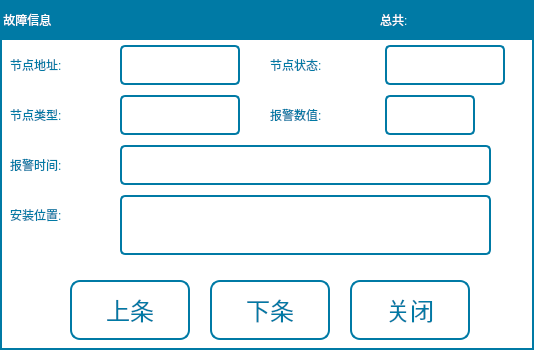
<?xml version="1.0" encoding="UTF-8"?>
<ui version="4.0">
 <class>StateInfo</class>
 <widget class="QDialog" name="StateInfo">
  <property name="geometry">
   <rect>
    <x>0</x>
    <y>0</y>
    <width>534</width>
    <height>350</height>
   </rect>
  </property>
  <property name="windowTitle">
   <string>Dialog</string>
  </property>
  <property name="styleSheet">
   <string notr="true">QDialog{
border:2px solid rgb(0, 122, 165);
border-radius:0px;
background-color: rgb(255, 255, 255);
}

QToolButton{
font: 18pt &quot;文泉驿等宽微米黑&quot;;
color:rgb(0, 122, 165);
border:2px solid rgb(0, 122, 165);
border-radius:10px;
background-color: rgb(255, 255, 255);
}
QLabel{
font: 12pt &quot;DejaVu Sans&quot;;
color: rgb(0, 122, 165);
}
QLabel#lbArea{
font: 14pt &quot;文泉驿等宽微米黑&quot;;
border:2px solid rgb(0, 122, 165);
border-radius:5px;
}</string>
  </property>
  <widget class="QLabel" name="lbTimeValue">
   <property name="geometry">
    <rect>
     <x>120</x>
     <y>145</y>
     <width>371</width>
     <height>40</height>
    </rect>
   </property>
   <property name="font">
    <font>
     <family>文泉驿等宽微米黑</family>
     <pointsize>16</pointsize>
     <weight>50</weight>
     <italic>false</italic>
     <bold>false</bold>
    </font>
   </property>
   <property name="styleSheet">
    <string notr="true">QLabel{
font: 16pt &quot;文泉驿等宽微米黑&quot;;
color: rgb(0, 0, 0);
border:2px solid rgb(0, 122, 165);
border-radius:5px;
}</string>
   </property>
   <property name="text">
    <string/>
   </property>
  </widget>
  <widget class="QLabel" name="label_3">
   <property name="geometry">
    <rect>
     <x>505</x>
     <y>5</y>
     <width>25</width>
     <height>30</height>
    </rect>
   </property>
   <property name="styleSheet">
    <string notr="true">color: rgb(255, 255, 255);</string>
   </property>
   <property name="text">
    <string>条</string>
   </property>
  </widget>
  <widget class="QLabel" name="lbNodeAddr">
   <property name="geometry">
    <rect>
     <x>120</x>
     <y>45</y>
     <width>120</width>
     <height>40</height>
    </rect>
   </property>
   <property name="styleSheet">
    <string notr="true">QLabel{
font: 16pt &quot;文泉驿等宽微米黑&quot;;
color: rgb(0, 0, 0);
border:2px solid rgb(0, 122, 165);
border-radius:5px;
}</string>
   </property>
   <property name="text">
    <string/>
   </property>
   <property name="alignment">
    <set>Qt::AlignCenter</set>
   </property>
  </widget>
  <widget class="QLabel" name="label_4">
   <property name="geometry">
    <rect>
     <x>270</x>
     <y>45</y>
     <width>105</width>
     <height>40</height>
    </rect>
   </property>
   <property name="text">
    <string>节点状态:</string>
   </property>
  </widget>
  <widget class="QLabel" name="label_7">
   <property name="geometry">
    <rect>
     <x>10</x>
     <y>195</y>
     <width>91</width>
     <height>40</height>
    </rect>
   </property>
   <property name="text">
    <string>安装位置:</string>
   </property>
  </widget>
  <widget class="QLabel" name="lbAlarm">
   <property name="geometry">
    <rect>
     <x>270</x>
     <y>95</y>
     <width>105</width>
     <height>40</height>
    </rect>
   </property>
   <property name="text">
    <string>报警数值:</string>
   </property>
  </widget>
  <widget class="QLabel" name="label">
   <property name="geometry">
    <rect>
     <x>380</x>
     <y>5</y>
     <width>56</width>
     <height>30</height>
    </rect>
   </property>
   <property name="styleSheet">
    <string notr="true">color: rgb(255, 255, 255);</string>
   </property>
   <property name="text">
    <string>总共:</string>
   </property>
  </widget>
  <widget class="QToolButton" name="tBtnNestStrip">
   <property name="enabled">
    <bool>true</bool>
   </property>
   <property name="geometry">
    <rect>
     <x>210</x>
     <y>280</y>
     <width>120</width>
     <height>60</height>
    </rect>
   </property>
   <property name="font">
    <font>
     <family>文泉驿等宽微米黑</family>
     <pointsize>18</pointsize>
     <weight>50</weight>
     <italic>false</italic>
     <bold>false</bold>
    </font>
   </property>
   <property name="focusPolicy">
    <enum>Qt::NoFocus</enum>
   </property>
   <property name="text">
    <string>下条</string>
   </property>
   <property name="icon">
    <iconset resource="../image.qrc">
     <normaloff>:/Image/arrow-down.png</normaloff>:/Image/arrow-down.png</iconset>
   </property>
   <property name="iconSize">
    <size>
     <width>30</width>
     <height>30</height>
    </size>
   </property>
   <property name="toolButtonStyle">
    <enum>Qt::ToolButtonTextBesideIcon</enum>
   </property>
  </widget>
  <widget class="QLabel" name="label_5">
   <property name="geometry">
    <rect>
     <x>10</x>
     <y>45</y>
     <width>105</width>
     <height>40</height>
    </rect>
   </property>
   <property name="text">
    <string>节点地址:</string>
   </property>
  </widget>
  <widget class="QLabel" name="lbTime">
   <property name="geometry">
    <rect>
     <x>10</x>
     <y>145</y>
     <width>105</width>
     <height>40</height>
    </rect>
   </property>
   <property name="text">
    <string>报警时间:</string>
   </property>
  </widget>
  <widget class="QToolButton" name="tBtnBack">
   <property name="enabled">
    <bool>true</bool>
   </property>
   <property name="geometry">
    <rect>
     <x>350</x>
     <y>280</y>
     <width>120</width>
     <height>60</height>
    </rect>
   </property>
   <property name="font">
    <font>
     <family>文泉驿等宽微米黑</family>
     <pointsize>18</pointsize>
     <weight>50</weight>
     <italic>false</italic>
     <bold>false</bold>
    </font>
   </property>
   <property name="focusPolicy">
    <enum>Qt::NoFocus</enum>
   </property>
   <property name="text">
    <string>关闭</string>
   </property>
   <property name="icon">
    <iconset resource="../image.qrc">
     <normaloff>:/Image/close.png</normaloff>:/Image/close.png</iconset>
   </property>
   <property name="iconSize">
    <size>
     <width>30</width>
     <height>30</height>
    </size>
   </property>
   <property name="toolButtonStyle">
    <enum>Qt::ToolButtonTextBesideIcon</enum>
   </property>
  </widget>
  <widget class="QLabel" name="lbType">
   <property name="geometry">
    <rect>
     <x>120</x>
     <y>95</y>
     <width>120</width>
     <height>40</height>
    </rect>
   </property>
   <property name="styleSheet">
    <string notr="true">QLabel{
font: 16pt &quot;文泉驿等宽微米黑&quot;;
color: rgb(0, 0, 0);
border:2px solid rgb(0, 122, 165);
border-radius:5px;
}</string>
   </property>
   <property name="text">
    <string/>
   </property>
   <property name="alignment">
    <set>Qt::AlignCenter</set>
   </property>
  </widget>
  <widget class="QLabel" name="lbTitle">
   <property name="geometry">
    <rect>
     <x>0</x>
     <y>0</y>
     <width>534</width>
     <height>40</height>
    </rect>
   </property>
   <property name="styleSheet">
    <string notr="true">font: 20pt &quot;文泉驿等宽微米黑&quot;;
color: rgb(255, 255, 255);
background-color: rgb(0, 122, 165);</string>
   </property>
   <property name="text">
    <string> 故障信息</string>
   </property>
  </widget>
  <widget class="QLabel" name="lbCount">
   <property name="geometry">
    <rect>
     <x>433</x>
     <y>5</y>
     <width>71</width>
     <height>30</height>
    </rect>
   </property>
   <property name="styleSheet">
    <string notr="true">color: rgb(255, 255, 255);</string>
   </property>
   <property name="text">
    <string/>
   </property>
   <property name="alignment">
    <set>Qt::AlignCenter</set>
   </property>
  </widget>
  <widget class="QLabel" name="lbArea">
   <property name="geometry">
    <rect>
     <x>120</x>
     <y>195</y>
     <width>371</width>
     <height>60</height>
    </rect>
   </property>
   <property name="styleSheet">
    <string notr="true"/>
   </property>
   <property name="text">
    <string/>
   </property>
   <property name="alignment">
    <set>Qt::AlignLeading|Qt::AlignLeft|Qt::AlignTop</set>
   </property>
   <property name="wordWrap">
    <bool>true</bool>
   </property>
  </widget>
  <widget class="QLabel" name="lbAlarmValue">
   <property name="geometry">
    <rect>
     <x>385</x>
     <y>95</y>
     <width>90</width>
     <height>40</height>
    </rect>
   </property>
   <property name="styleSheet">
    <string notr="true">QLabel{
font: 14pt &quot;文泉驿等宽微米黑&quot;;
color: rgb(0, 0, 0);
border:2px solid rgb(0, 122, 165);
border-radius:5px;
}</string>
   </property>
   <property name="text">
    <string/>
   </property>
   <property name="alignment">
    <set>Qt::AlignCenter</set>
   </property>
  </widget>
  <widget class="QToolButton" name="tBtnLastStrip">
   <property name="geometry">
    <rect>
     <x>70</x>
     <y>280</y>
     <width>120</width>
     <height>60</height>
    </rect>
   </property>
   <property name="font">
    <font>
     <family>文泉驿等宽微米黑</family>
     <pointsize>18</pointsize>
     <weight>50</weight>
     <italic>false</italic>
     <bold>false</bold>
    </font>
   </property>
   <property name="focusPolicy">
    <enum>Qt::NoFocus</enum>
   </property>
   <property name="text">
    <string>上条</string>
   </property>
   <property name="icon">
    <iconset resource="../image.qrc">
     <normaloff>:/Image/arrow-up.png</normaloff>:/Image/arrow-up.png</iconset>
   </property>
   <property name="iconSize">
    <size>
     <width>30</width>
     <height>30</height>
    </size>
   </property>
   <property name="toolButtonStyle">
    <enum>Qt::ToolButtonTextBesideIcon</enum>
   </property>
  </widget>
  <widget class="QLabel" name="lbState">
   <property name="geometry">
    <rect>
     <x>385</x>
     <y>45</y>
     <width>120</width>
     <height>40</height>
    </rect>
   </property>
   <property name="styleSheet">
    <string notr="true">QLabel{
font: 14pt &quot;文泉驿等宽微米黑&quot;;
color: rgb(0, 0, 0);
border:2px solid rgb(0, 122, 165);
border-radius:5px;
}</string>
   </property>
   <property name="text">
    <string/>
   </property>
   <property name="alignment">
    <set>Qt::AlignCenter</set>
   </property>
  </widget>
  <widget class="QLabel" name="label_11">
   <property name="geometry">
    <rect>
     <x>10</x>
     <y>95</y>
     <width>105</width>
     <height>40</height>
    </rect>
   </property>
   <property name="text">
    <string>节点类型:</string>
   </property>
  </widget>
  <widget class="QLabel" name="lbUnit">
   <property name="geometry">
    <rect>
     <x>475</x>
     <y>100</y>
     <width>35</width>
     <height>40</height>
    </rect>
   </property>
   <property name="text">
    <string/>
   </property>
   <property name="alignment">
    <set>Qt::AlignRight|Qt::AlignTrailing|Qt::AlignVCenter</set>
   </property>
  </widget>
  <zorder>label_3</zorder>
  <zorder>lbTimeValue</zorder>
  <zorder>lbNodeAddr</zorder>
  <zorder>label_4</zorder>
  <zorder>label_7</zorder>
  <zorder>lbAlarm</zorder>
  <zorder>tBtnNestStrip</zorder>
  <zorder>label_5</zorder>
  <zorder>lbTime</zorder>
  <zorder>tBtnBack</zorder>
  <zorder>lbType</zorder>
  <zorder>lbTitle</zorder>
  <zorder>lbArea</zorder>
  <zorder>lbAlarmValue</zorder>
  <zorder>tBtnLastStrip</zorder>
  <zorder>lbState</zorder>
  <zorder>label_11</zorder>
  <zorder>lbUnit</zorder>
  <zorder>label</zorder>
  <zorder>lbCount</zorder>
 </widget>
 <resources>
  <include location="../image.qrc"/>
 </resources>
 <connections/>
</ui>
